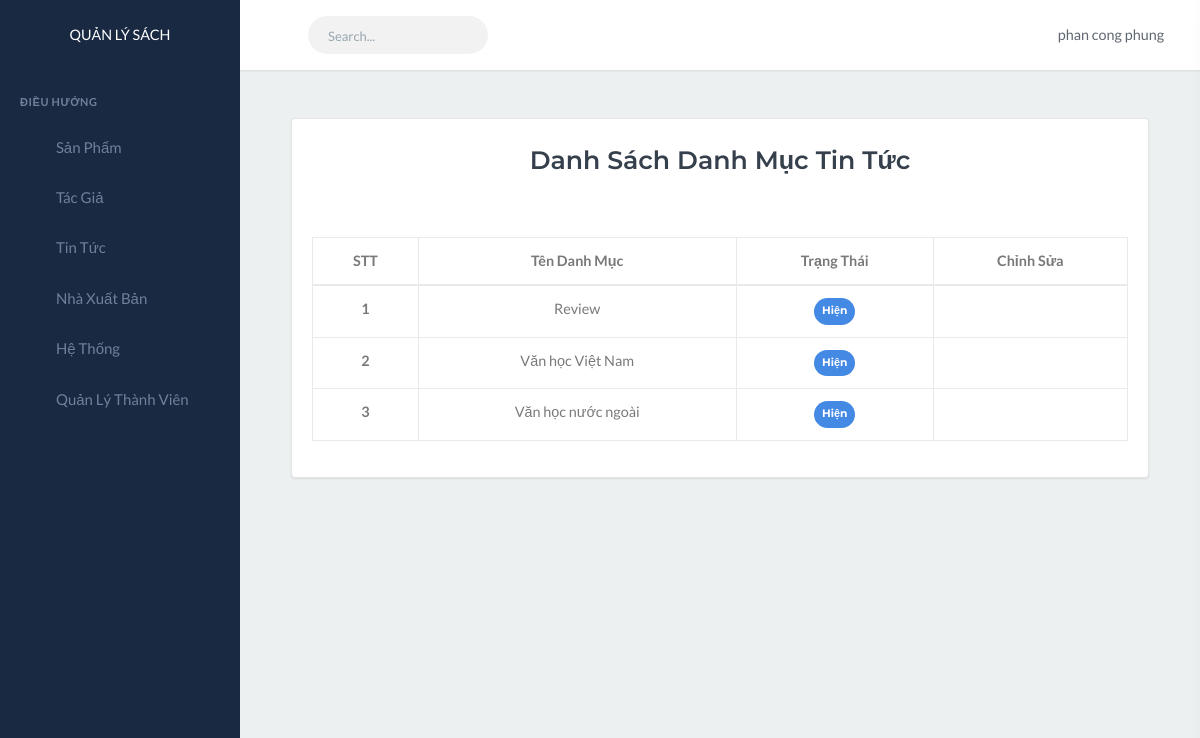
Before: /?action=admin-postCategory (signed in) with the older database file.
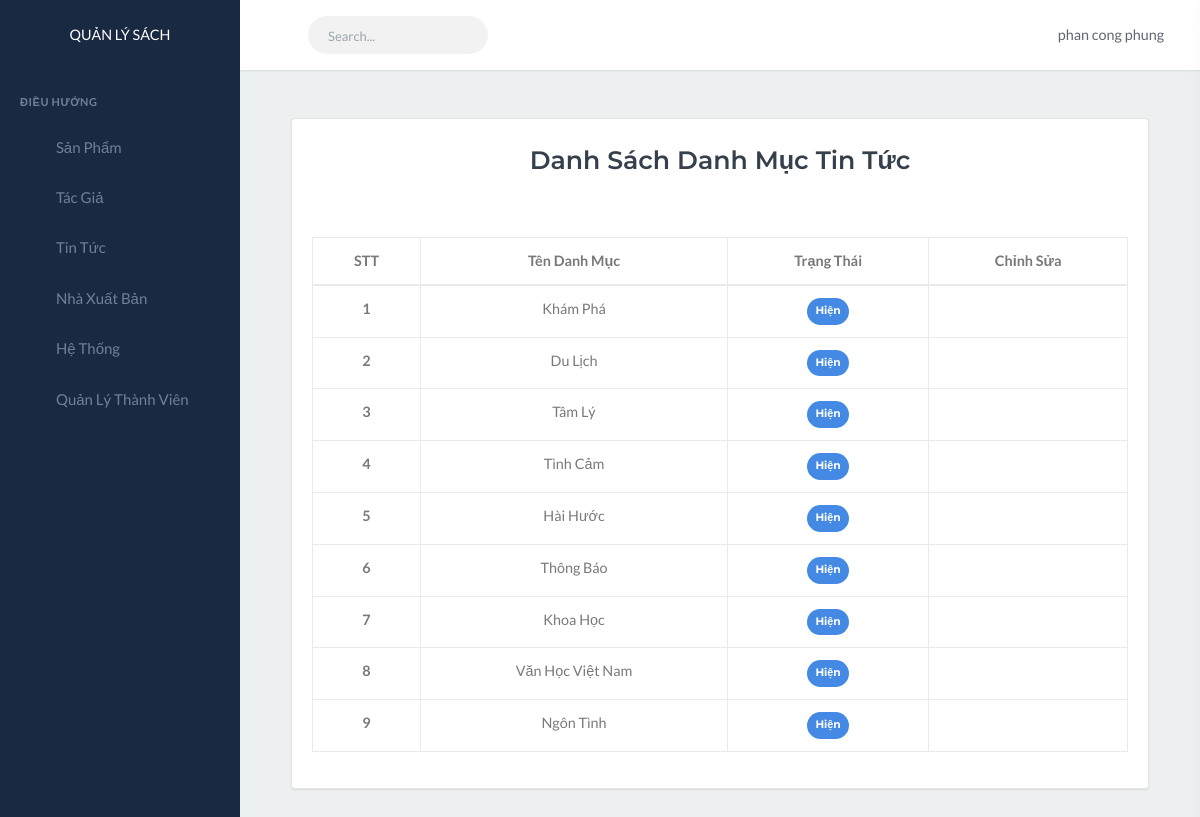
After: the same page with the newer database file.
### tables this page shows
CREATE TABLE `post_category` (
  `id` int(9) NOT NULL,
  `name` varchar(255) NOT NULL,
  `status` tinyint(1) NOT NULL,
  `created_at` datetime NOT NULL,
  `updated_at` datetime NOT NULL
);

### views/admin/AdminView.php (called while the page is built, shortened)
<?php
class AdminView
{
    public function postCategoryList()
    {
        require_once("templates/admin/postCategory/index.php");
    }
}

### controllers/AdminController.php (called while the page is built, shortened)
<?php
class AdminController
{
    public function postCategoryList()
    {
        require_once('views/admin/AdminView.php');
        $loginView = new AdminView();
        $loginView->postCategoryList();
    }
}

### models/admin/PostCategoryModel.php (called while the page is built, shortened)
<?php
 function getAllPostCategory(){
    $conn = mysqli_connect('localhost', 'root', '', 'qlbansach');
    mysqli_set_charset($conn,"utf8");
    $result = $conn->query("SELECT * FROM post_category");
    $postCategorys = array();
    if ($result->num_rows > 0) {
        while ($postCategory = mysqli_fetch_assoc($result)) {
            $postCategorys[] = $postCategory ;
        };
    }
    return $postCategorys;
}

### templates/admin/postCategory/index.php (the view, shortened to what this page needs)
<?php include('templates/admin/layouts/header.php'); ?>
<?php include 'models/admin/PostCategoryModel.php';  ?>
<div class="content-page">
    <div class="content">
        <div class="row">
            <div class="col-12 mx-auto p-5">
                <div class="card">
                    <div class="card-title text-center p-3 mx-auto">
                        <h3 class="font-weight-bold">Danh Sách Danh Mục Tin Tức</h3>
                    </div>
                    <div class="card-body">
                        <table class="table table-bordered">
                            <thead>
                                <tr>
                                    <th scope="col" class="text-center">STT</th>
                                    <th scope="col" class="text-center">Tên Danh Mục</th>
                                    <th scope="col" class="text-center">Trạng Thái</th>
                                    <th scope="col" class="text-center">Chỉnh Sửa</th>
                                </tr>
                            </thead>
                            <tbody>
                                <?php
                                $num = 1;
                                $results = getAllPostCategory();
                                foreach ($results as $result) :
                                ?>
                                <tr>
                                    <th scope="row" class="text-center"><?= $num++ ?></th>
                                    <td class="text-center"><?= $result['name'] ?></td>
                                    <th scope="row" class="text-center">
                                        <?php
                                                if ($result['status'] == 1) {
                                                    echo '<span class="badge badge-success badge-pill p-2"> Hiện </span>';
                                                } else {
                                                    echo '<span class="badge badge-secondary badge-pill p-2"> Ẩn </span>';
                                                }
                                                ?>
                                    </th>
                                    <td class="text-center">
                                        <a href="?action=admin-edit-postCategory&PCed=<?= $result['id'] ?>"><i
                                                class="fa fa-edit" aria-hidden="true"></i></a>
                                        <a onclick="return confirm('Bạn có muốn xóa?')"
                                            href="templates/admin/postCategory/deletePostCategory.php?PCid=<?= $result['id'] ?>"><i
                                                class="fa fa-trash" aria-hidden="true"></i></a>
                                    </td>
                                </tr>
                                <?php endforeach; ?>
                            </tbody>
                        </table>
                    </div>
                </div>
            </div>
        </div>
    </div>
</div>
<?php include('templates/admin/layouts/footer.php'); ?>

### index.php (shortened to what this page needs)
<?php
$action = isset($_GET['action']) ? $_GET['action'] : "";
require_once 'controllers/AdminController.php';
$homeController = new HomeController;
$adminController = new AdminController;
if ($action == 'home') {
    $homeController->index();
} else if ($action == 'blogs') {
    $homeController->blogs();
} else if ($action == 'products') {
    $homeController->products();
} else if ($action == 'contact') {
    $homeController->contact();
} else if (strstr($action, 'productId')) {
    $id = explode('-', strstr($action, 'productId'));
    $homeController->productId($id[1]);
} else if ($action == 'addToCart') {
    $homeController->addToCart();
} else if ($action == 'cart') {
    $homeController->cart();
} else if ($action == 'order') {
    $homeController->order();
}else if ($action == 'payment') {
    $homeController->payment();
} else if (strstr($action, 'deleteCartId')) {
    $id = explode('-', strstr($action, 'deleteCartId'));
    $homeController->deleteCart($id[1]);
}else if ($action == 'success') {
    $homeController->success();
}else if(isset($_GET['search'])){
    $homeController->search();
}
else if ($action == 'login') {
    $adminController->login();
} else if ($action == 'logout') {
    $adminController->logout();
} else if ($action == 'dashboard') {
    $adminController->index();
} else if ($action == 'admin-publisher') {
    $adminController->publisher();
} else if ($action == 'admin-add-publisher') {
    $adminController->addPublisher();
} else if ($action == 'admin-delete-publisher') {
    $adminController->deletePublisher();
} else if ($action == 'admin-edit-publisher') {
    $adminController->editPublisher();
} else if ($action == 'admin-author') {
    $adminController->author();
} else if ($action == 'admin-add-author') {
    $adminController->addAuthor();
} else if ($action == 'admin-delete-author') {
    $adminController->deleteAuthor();
} else if ($action == 'admin-edit-author') {
    $adminController->editAuthor();
} else if ($action == 'userlist') {
    $adminController->userlist();
} else if ($action == 'user-delete') {
    $adminController->delete();
} else if (strstr($action, 'fixuserId')) {
    $adminController->fixuser();
} else if ($action == 'user-add') {
    $adminController->adduser();
} else if ($action == 'admin-product') {
    $adminController->productList();
} else if ($action == 'admin-add-product') {
    $adminController->addproduct();
} else if ($action == 'admin-edit-product') {
    $adminController->editProduct();
} else if ($action == 'admin-post') {
    $adminController->PostList();
} else if ($action == 'admin-add-post') {
    $adminController->addPost();
} else if ($action == 'admin-edit-post') {
    $adminController->editPost();
} else if ($action == 'admin-productCategory') {
    $adminController->productCategoryList();
} else if ($action == 'admin-add-productCategory') {
    $adminController->addProductCategory();
} else if ($action == 'admin-edit-productCategory') {
    $adminController->editProductCategory();
} else if ($action == 'admin-postCategory') {
    $adminController->postCategoryList();
} else if ($action == 'admin-add-postCategory') {
    $adminController->addPostCategory();
} else if ($action == 'admin-edit-postCategory') {
    $adminController->editPostCategory();
} else if ($action == 'admin-setting') {
    $adminController->setting();
} else if ($action == 'admin-add-setting') {
    $adminController->addSetting();
} else if ($action == 'admin-edit-setting') {
    $adminController->editSetting();
} else if ($action == 'admin-delete-setting') {
    $adminController->deleteSetting();
} else if ($action == 'admin-edit-postCategory') {
    $adminController->editPostCategory();
}
else{
    echo "404 ERROR";
}

### templates/admin/layouts/header.php (shortened to what this page needs)
<!DOCTYPE html>
<html lang="en">
<head>
    <link href="templates/admin/assets\libs\sweetalert2\sweetalert2.min.css" rel="stylesheet" type="text/css">
    <link href="templates/admin/assets\css\bootstrap.min.css" rel="stylesheet" type="text/css"
        id="bootstrap-stylesheet">
    <link href="templates/admin/assets\css\icons.min.css" rel="stylesheet" type="text/css">
    <link href="templates/admin/assets\css\app.min.css" rel="stylesheet" type="text/css" id="app-stylesheet">
</head>
<body>
    <div id="wrapper">
        <div class="navbar-custom">
            <ul class="list-unstyled topnav-menu float-right mb-0">
                <li class="dropdown notification-list">
                    <a class="nav-link dropdown-toggle nav-user mr-0 waves-effect" data-toggle="dropdown" href="#"
                        role="button" aria-haspopup="false" aria-expanded="false">
                        <span class="pro-user-name ml-1">
                            <?= $_SESSION['admin'][0]['firstName'] . " " . $_SESSION['admin'][0]['lastName'] ?> <i
                                class="mdi mdi-chevron-down"></i>
                        </span>
                    </a>
                </li>
            </ul>
            <div class="logo-box">
                <a href="?action=dashboard" class="logo text-center logo-light">
                    <span class="logo-lg text-white text-uppercase">
                       Quản lý sách
                    </span>
                </a>
            </div>
            <ul class="list-unstyled topnav-menu topnav-menu-left m-0">
                <li>
                    <button class="button-menu-mobile waves-effect">
                        <i class="mdi mdi-menu"></i>
                    </button>
                </li>
                <li class="d-none d-lg-block">
                    <form class="app-search">
                        <div class="app-search-box">
                            <div class="input-group">
                                <input type="text" class="form-control" placeholder="Search...">
                                <div class="input-group-append">
                                    <button class="btn" type="submit">
                                        <i class="fas fa-search"></i>
                                    </button>
                                </div>
                            </div>
                        </div>
                    </form>
                </li>
            </ul>
        </div>
        <div class="left-side-menu">
            <div class="slimscroll-menu">
                <div id="sidebar-menu">
                    <ul class="metismenu" id="side-menu">
                        <li class="menu-title">Điều Hướng</li>
                        <?php
                        if ($_SESSION['admin'][0]['id_role'] == 1) : ?>
                        <li>
                            <a href="javascript: void(0);" class="waves-effect">
                                <i class="ion-md-speedometer"></i>
                                <span> Sản Phẩm</span>
                            </a>
                        </li>
                        <li>
                            <a href="javascript: void(0);" class="waves-effect">
                                <i class="ion-md-mail"></i>
                                <span>Tác Giả</span>
                            </a>
                        </li>
                        <li>
                            <a href="javascript: void(0);" class="waves-effect">
                                <i class="ion-md-map"></i>
                                <span> Tin Tức</span>
                                <span class="menu-arrow"></span>
                            </a>
                        </li>
                        <li>
                            <a href="javascript: void(0);" class="waves-effect">
                                <i class="ion-md-mail"></i>
                                <span>Nhà Xuất Bản</span>
                            </a>
                        </li>
                        <li>
                            <a href="javascript: void(0);" class="waves-effect">
                                <i class="ion-md-mail"></i>
                                <span> Hệ Thống</span>
                            </a>
                        </li>
                        <li>
                            <a href="javascript: void(0);" class="waves-effect">
                                <i class="ion-md-mail"></i>
                                <span>Quản Lý Thành Viên</span>
                            </a>
                        </li>
                        <?php endif; ?>
                    </ul>
                </div>
            </div>
        </div>

### templates/admin/layouts/footer.php (shortened to what this page needs)
</div>
</body>
</html>

Changed rows visible on the page:
removed post_category: name "Review", status "Hiện"
removed post_category: name "Văn học Việt Nam", status "Hiện"
removed post_category: name "Văn học nước ngoài", status "Hiện"
added post_category: name "Khám Phá", status "Hiện"
added post_category: name "Du Lịch", status "Hiện"
added post_category: name "Tâm Lý", status "Hiện"
added post_category: name "Tình Cảm", status "Hiện"
added post_category: name "Hài Hước", status "Hiện"
added post_category: name "Thông Báo", status "Hiện"
added post_category: name "Khoa Học", status "Hiện"
added post_category: name "Văn Học Việt Nam", status "Hiện"
added post_category: name "Ngôn Tình", status "Hiện"
